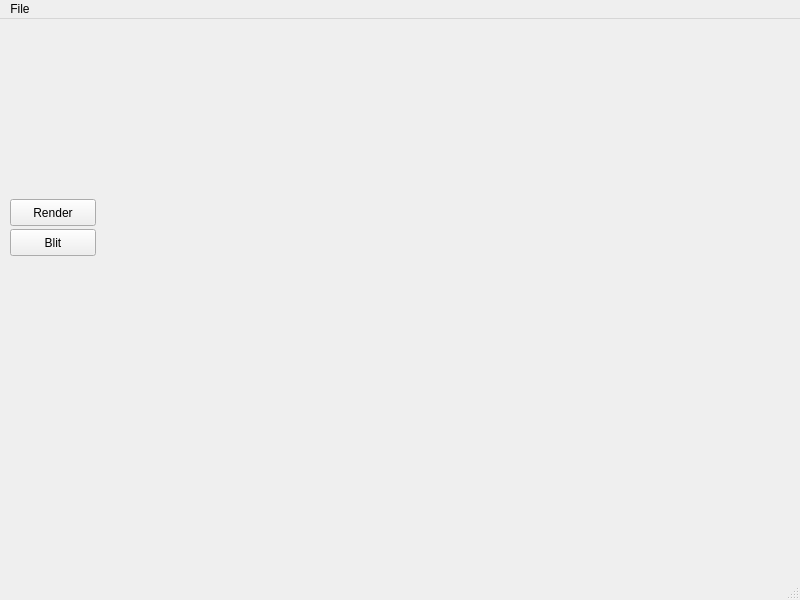
<?xml version="1.0" encoding="UTF-8"?>
<ui version="4.0">
 <class>CUIClass</class>
 <widget class="QMainWindow" name="CUIClass">
  <property name="geometry">
   <rect>
    <x>0</x>
    <y>0</y>
    <width>800</width>
    <height>600</height>
   </rect>
  </property>
  <property name="windowTitle">
   <string>MainWindow</string>
  </property>
  <widget class="QWidget" name="centralwidget">
   <widget class="CGLWidget" name="wGLMain" native="true">
    <property name="geometry">
     <rect>
      <x>200</x>
      <y>10</y>
      <width>128</width>
      <height>128</height>
     </rect>
    </property>
   </widget>
   <widget class="QPushButton" name="btnRender">
    <property name="geometry">
     <rect>
      <x>10</x>
      <y>180</y>
      <width>86</width>
      <height>27</height>
     </rect>
    </property>
    <property name="text">
     <string>Render</string>
    </property>
   </widget>
   <widget class="QPushButton" name="btnBlit">
    <property name="geometry">
     <rect>
      <x>10</x>
      <y>210</y>
      <width>86</width>
      <height>27</height>
     </rect>
    </property>
    <property name="text">
     <string>Blit</string>
    </property>
   </widget>
  </widget>
  <widget class="QMenuBar" name="menubar">
   <property name="geometry">
    <rect>
     <x>0</x>
     <y>0</y>
     <width>800</width>
     <height>22</height>
    </rect>
   </property>
   <widget class="QMenu" name="menuFile">
    <property name="title">
     <string>File</string>
    </property>
   </widget>
   <addaction name="menuFile"/>
  </widget>
  <widget class="QStatusBar" name="statusbar"/>
 </widget>
 <customwidgets>
  <customwidget>
   <class>CGLWidget</class>
   <extends>QWidget</extends>
   <header>CGLWidget.h</header>
   <container>1</container>
  </customwidget>
 </customwidgets>
 <resources/>
 <connections/>
</ui>
